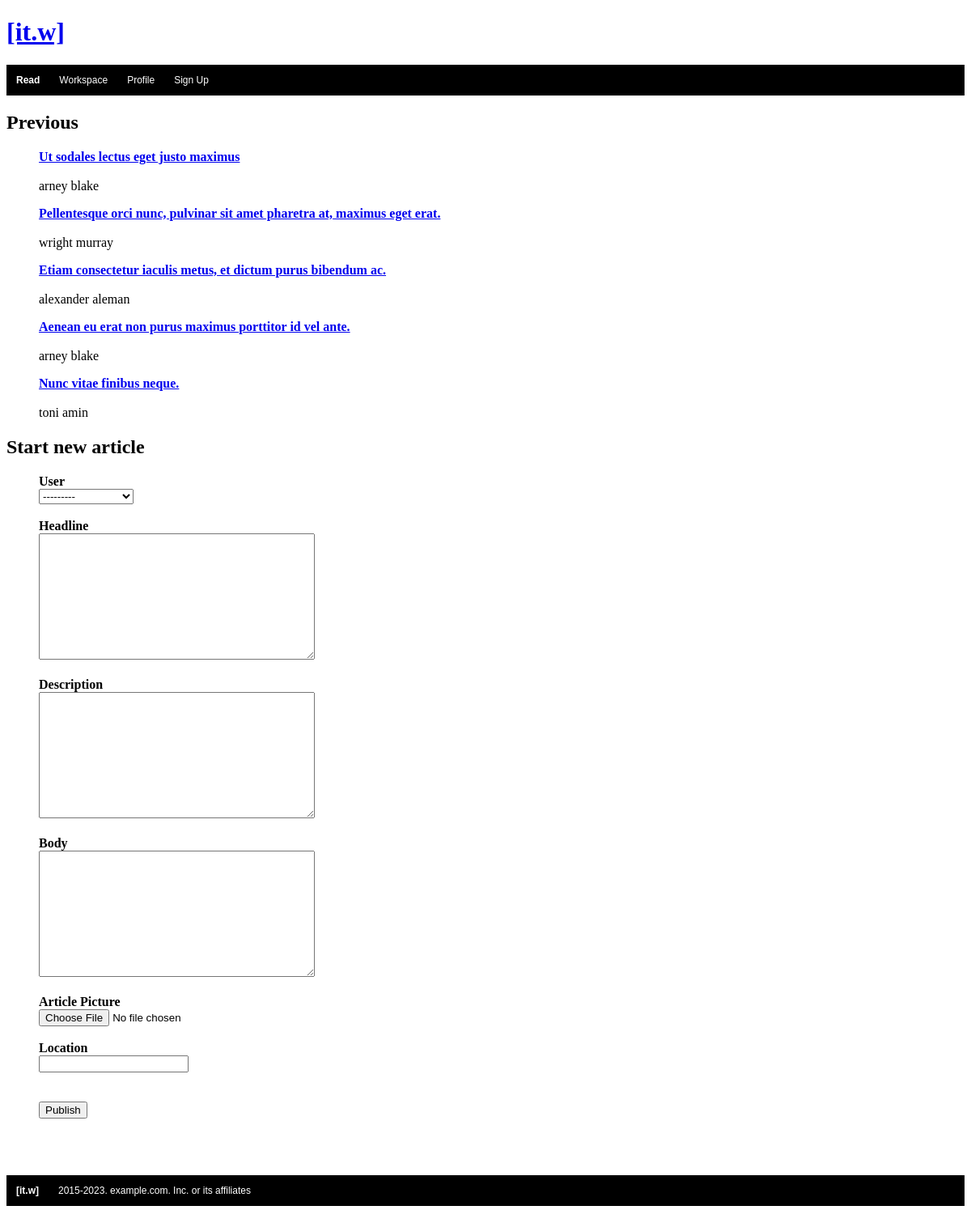
The page /articles/workspace/ on the database as committed earlier.
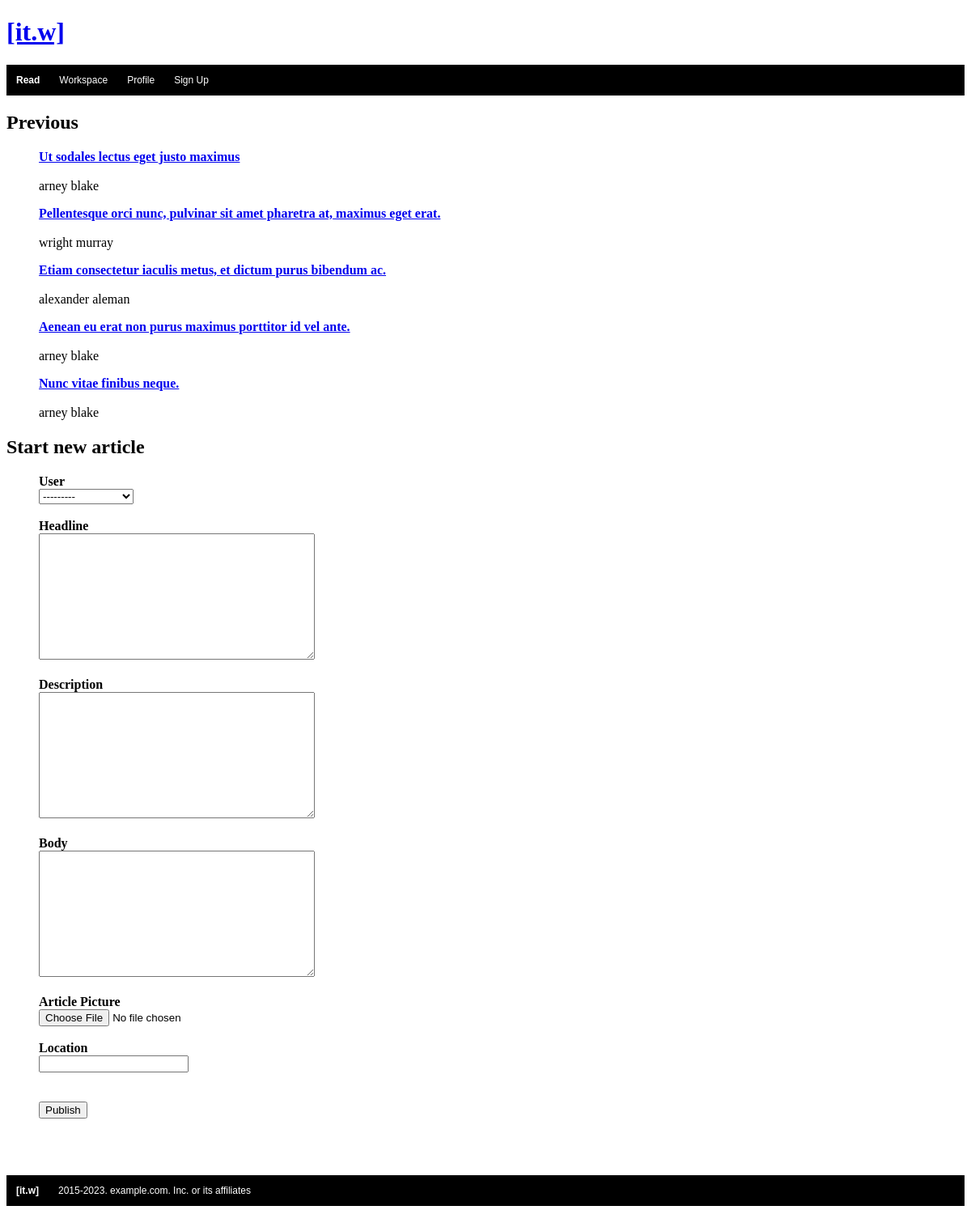
The same page on the database as committed later.
### articles/models.py (models this page shows)
class Article (models.Model):
    id = models.BigAutoField(primary_key=True) # not in forms
    user = models.ForeignKey (User, on_delete=models.CASCADE)
    headline = models.TextField(max_length=60)
    description = models.TextField (max_length=160)
    body = models.TextField (max_length=4000)
    date_published = models.DateField(auto_now=True) # not in forms
    location = models.CharField(max_length=30, null=True, blank=True)
    article_pic = models.ImageField(default='milad-fakurian-unsplash-article.jpg')
    class Meta:
        db_table = 'article_table'

### users/models.py (models this page shows)
class User(models.Model):
    id = models.BigAutoField(primary_key=True)
    first_name = models.CharField(max_length=30)
    last_name= models.CharField(max_length=30)
    username = models.CharField(max_length=30)
    email = models.EmailField(max_length=30)
    password=models.CharField(max_length=30)
    short_description = models.TextField (max_length=160, blank=True)
    long_description = models.TextField (max_length=1000, blank=True)
    user_pic = models.ImageField(default='milad-fakurian-unsplash-user.jpg')
    class Meta:
        db_table = 'user_table'

### articles/views.py (the view)
# urls.py: path("workspace/", views.workspace, name="workspace"),
def workspace (request):
    article_obj= Article.objects.all()
    form_article = ArticleForm(request.POST or None)
    if form_article.is_valid():
            form_article.save()
    context = {'article_obj':article_obj, 'form_article':form_article,}
    return render (request, "workspace.html", context )

### articles/forms.py
class ArticleForm (ModelForm):
    class Meta:
        model = Article
        fields = [  'user',
                    'headline' ,
                    'description',
                    'body',
                    'location',
                    'article_pic',
]

### articles/templates/workspace.html (shortened to what this page needs)
<!DOCTYPE html>
<html lang="en">
<head>
    {% block content %}
</head>
<body>
    {% include 'itmagazineapp/topnav.html'%}
    <h2>Previous</h2>
        {% for article in article_obj%}
            <ul style="list-style-type:none;">
                <li><a href="{% url 'article' article.user.id %}"><strong>{{article.headline}}</strong></a></li>
                <br>
                <li>{{article.user.first_name}} {{article.user.last_name}}</li>
            </ul>
        {% endfor %}
        <h2>Start new article</h2>
        {% include 'form-article.html'%}
        {% include 'itmagazineapp/footer.html'%}
    {% endblock %}
</body>
</html>

Rows that differ between the two databases and show on the page:
changed Article "Nunc vitae finibus neque.": user.first_name "toni" → "arney"; user.last_name "amin" → "blake"
